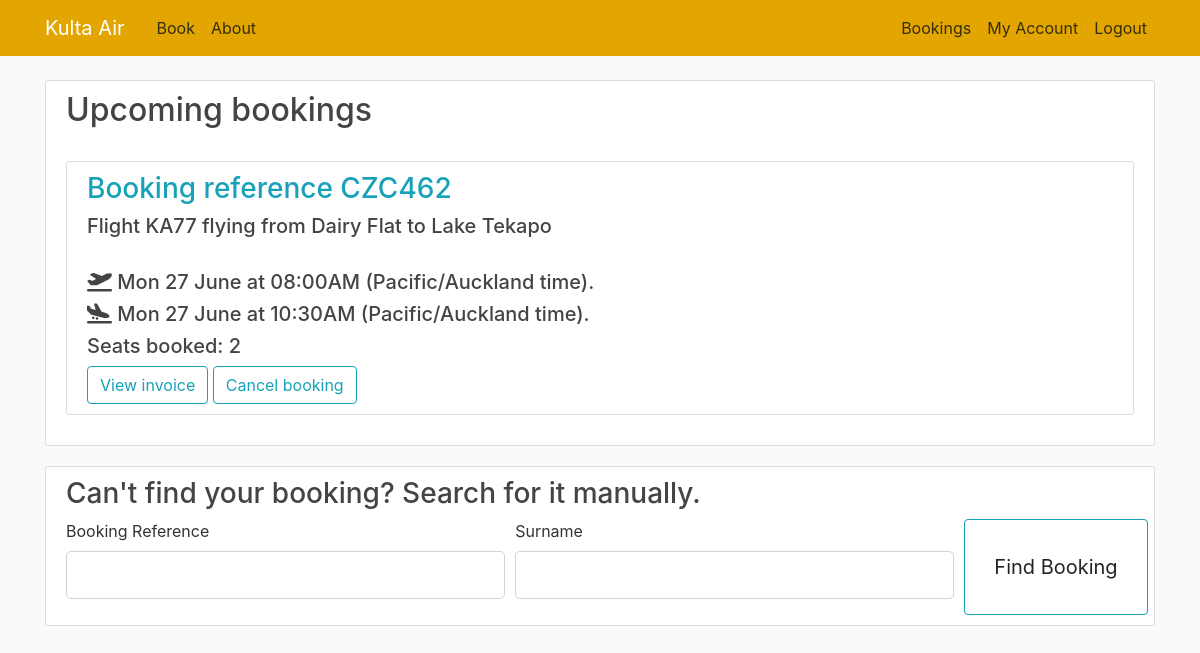
The page /bookings (signed in) on the database its author committed.
### flightbookingapp/models.py (models this page shows, shortened)
class Booking(db.Model):
    booking_ref = db.Column(db.VARCHAR(6), primary_key=True, nullable=False, unique=True)
    customer = db.Column(db.Integer, db.ForeignKey('customer.id'), nullable=False)
    flight = db.Column(db.Integer, db.ForeignKey('departure.id'), nullable=False)
    tickets = db.Column(db.Integer, default=1)

class Departure(db.Model):
    id = db.Column(db.Integer, primary_key=True, nullable=False, unique=True)
    flight_number = db.Column(db.VARCHAR(10), db.ForeignKey('route.flight_code'), nullable=False)
    depart_date = db.Column(db.Date, nullable=False)
    stopover_date = db.Column(db.Date)
    arrival_date = db.Column(db.Date, nullable=False)
    price = db.Column(db.Float, nullable=False, default=0.00)
    booked_seats = db.Column(db.Integer, nullable=False, default=0)

class Airport(db.Model):
    int_code = db.Column(db.CHAR(4), primary_key=True, unique=True)
    name = db.Column(db.VARCHAR(50), nullable=False)
    timezone = db.Column(db.String(50))

class Route(db.Model):
    flight_code = db.Column(db.VARCHAR(10), primary_key=True, nullable=False, unique=True)
    depart_time = db.Column(db.Time, nullable=False)
    arrive_time = db.Column(db.Time, nullable=False)
    stopover_time = db.Column(db.Time)
    depart_airport = db.Column(db.CHAR(4), db.ForeignKey('airport.int_code'), nullable=False)
    arrive_airport = db.Column(db.CHAR(4), db.ForeignKey('airport.int_code'), nullable=False)
    stopover_airport = db.Column(db.CHAR(4), db.ForeignKey('airport.int_code'))
    plane = db.Column(db.Integer, db.ForeignKey('aircraft.id'), nullable=False)

### flightbookingapp/routes.py (the view, shortened to what this page needs)
@app.route('/bookings', methods=['GET', 'POST'])
def bookings():
    if request.method == "POST":
        if request.form.get('cancel') == 'Cancel booking':
            cancel_booking(request.form.get('booking'))
            return redirect(url_for('bookings'))
        if request.form.get('view') == 'View invoice':
            return redirect(url_for('invoice', booking_ref=request.form.get('booking'), surname=current_user.last_name))
    form = FindBookingForm()
    flight_info = {}
    if current_user.is_authenticated:
        flight_info = collect_user_bookings()
    return render_template('bookings.html', title='Bookings', loggedin=current_user.is_authenticated,
                           user_bookings=flight_info, form=form)

### flightbookingapp/forms.py
class FindBookingForm(FlaskForm):
    booking_ref = StringField('Booking Reference', validators=[DataRequired(), Length(min=1, max=6)])
    surname = StringField('Surname', validators=[DataRequired()])
    submit = SubmitField('Find Booking')

### flightbookingapp/models.py (called while the page is built)
@login_manager.user_loader
def load_customer(user_id):
    return Customer.query.get(int(user_id))

### flightbookingapp/routes.py (called while the page is built)
def collect_user_bookings():
    flight_info = []
    for booking in current_user.bookings:
        departure = Departure.query.filter_by(id=booking.flight).first()
        route = Route.query.filter_by(flight_code=departure.flight_number).first()
        dep_airport = Airport.query.filter_by(int_code=route.depart_airport).first()
        arr_airport = Airport.query.filter_by(int_code=route.arrive_airport).first()
        booking_past = date_in_past(datetime.datetime.combine(departure.depart_date, route.depart_time),
                                    dep_airport.timezone)
        flight_info.append([booking, departure, route, dep_airport, arr_airport, booking_past])
    return sorted(flight_info, key=lambda flight: flight[1].depart_date)

def date_in_past(date_and_time, timezone) -> bool:
    return datetime.datetime.now(ZoneInfo(timezone)) > date_and_time.replace(tzinfo=ZoneInfo(timezone))

### flightbookingapp/templates/bookings.html (shortened to what this page needs)
{% extends "layout.html" %}
{% block content %}
    {% if loggedin %}
        {% with bookings=user_bookings %}
            {% include 'upcoming_bookings.html' %}
        {% endwith %}
        <div class="content-section">
        <h3 class="bookings-heading"> Can't find your booking? Search for it manually.</h3>
    {% else %}
        <div class="content-section">
        <h2 class="bookings-heading"> Search for a booking </h2>
    {% endif %}
<form method="POST" action="">
    <fieldset class="form-row">
        <div class="form-group col-md-5">
            {{ form.booking_ref.label(class="form-control-label") }}
            {% if form.booking_ref.errors %}
                {{ form.booking_ref(class="form-control form-control-lg is-invalid") }}
                <div class="invalid-feedback">
                    {% for error in form.fly_from.errors %}
                        <span>{{ error }}</span>
                    {% endfor %}
                </div>
            {% else %}
                {{ form.booking_ref(class="form-control form-control-lg") }}
            {% endif %}
        </div>
        <div class="form-group col-md-5">
            {{ form.surname.label(class="form-control-label") }}
            {% if form.surname.errors %}
                {{ form.surname(class="form-control form-control-lg is-invalid") }}
                <div class="invalid-feedback">
                    {% for error in form.surname.errors %}
                        <span>{{ error }}</span>
                    {% endfor %}
                </div>
            {% else %}
                {{ form.surname(class="form-control form-control-lg") }}
            {% endif %}
        </div>
        <div class="d-grid btn-group col-2 mx-auto">
            <button class="btn btn-outline-info"
                    type="submit">{{ form.submit(class="btn btn-lg") }}</button>
        </div>
    </fieldset>
</form>
</div>
{% endblock content %}

### flightbookingapp/templates/upcoming_bookings.html (shortened to what this page needs)
<div class="content-section">
    <div class="media">
        <div class="media-body">
            <h2 class="bookings-heading">Upcoming bookings</h2>
            {% set ns = namespace(upcoming=false, past=false) %}
            {% if bookings == [] %}
                <br>
                <p class="text-secondary"><a class="ml-2" href="{{ url_for('home') }}">You have no upcoming bookings.
                    Click here to make one!</a></p>
            {% else %}
                <br>
                {% for booking in bookings %}
                    {% if not booking[5] %}
                        {% set ns.upcoming = true %}
                        <div class="content-section">
                            <form method="post" action="">
                                <h3 class="text-info">Booking reference {{ booking[0].booking_ref.upper() }}</h3>
                                <h5>Flight {{ booking[1].flight_number }} flying from {{ booking[3].name }}
                                    to {{ booking[4].name }}</h5>
                                <br>
                                <h5>
                                    <i class="fa-solid fa-plane-departure"></i> {{ (booking[1].depart_date).strftime("%a %d %B") }}
                                    at
                                    {{ booking[2].depart_time.strftime("%#I:%M%p") }} ({{ booking[3].timezone }} time).
                                </h5>
                                <h5>
                                    <i class="fa-solid fa-plane-arrival"></i> {{ (booking[1].arrival_date).strftime("%a %d %B") }}
                                    at
                                    {{ booking[2].arrive_time.strftime("%#I:%M%p") }} ({{ booking[4].timezone }} time).
                                </h5>
                                <h5>Seats booked: {{ booking[0].tickets }}</h5>
                                <input type="submit" value="View invoice" name="view" class="btn btn-outline-info">
                                <input type="submit" value="Cancel booking" name="cancel" class="btn btn-outline-info">
                            </form>
                        </div>
                    {% else %}
                        {% set ns.past = true %}
                    {% endif %}
                {% endfor %}
            {% endif %}
        </div>
    </div>
</div>

### flightbookingapp/static/main.css (style rules this page uses)
body { background: #fafafa; color: #333333; margin-top: 5rem; }
h1, h2, h3, h4, h5, h6 { color: #444444; }
.content-section { background: #ffffff; padding: 10px 20px; border: 1px solid #dddddd; border-radius: 3px; margin-bottom: 20px; }

### rows shown on the page
Booking: booking_ref "CZC462", flight_number "KA77", name "Dairy Flat", name "Lake Tekapo", depart_time "08:00AM", timezone "Pacific/Auckland", arrive_time "10:30AM", tickets "2"
Departure: depart_date "Mon 27 June", arrival_date "Mon 27 June"
